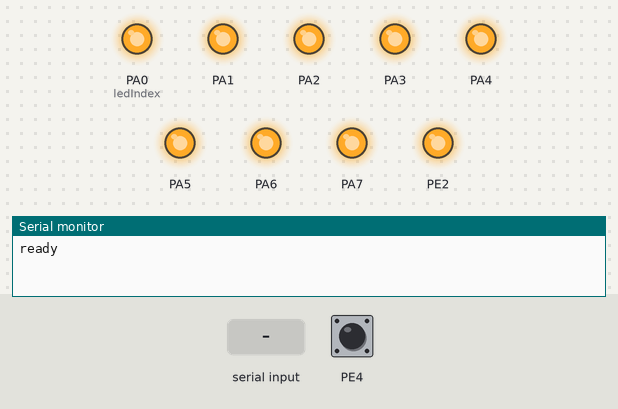
A program run on a simulated ATmega128, built with avr-gcc and emulated at 16 MHz. On the bench: output pins drawn as LEDs (lit = HIGH), the last lines printed to the serial monitor. The inputs (shaded band) are chosen by the test bench; at power-on: PE4 HIGH.

Above: at 1.2 s.
1.3 s: "90,45\n" received over Serial
At 1.9 s:
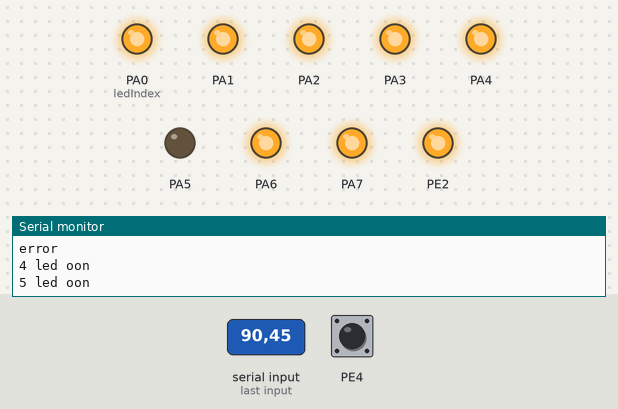
2.8 s: "8\n" received over Serial
At 4.0 s:
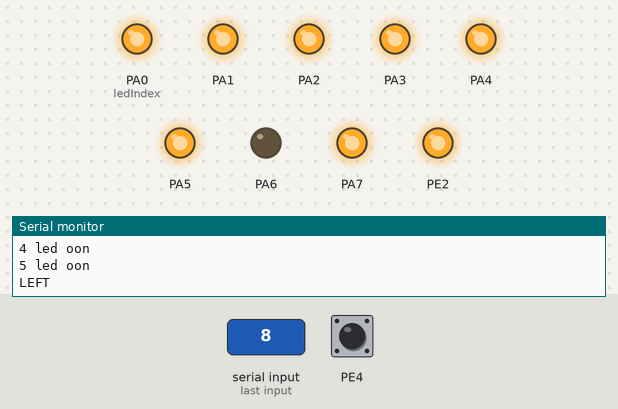
4.3 s: "90\n" received over Serial
At 5.2 s:
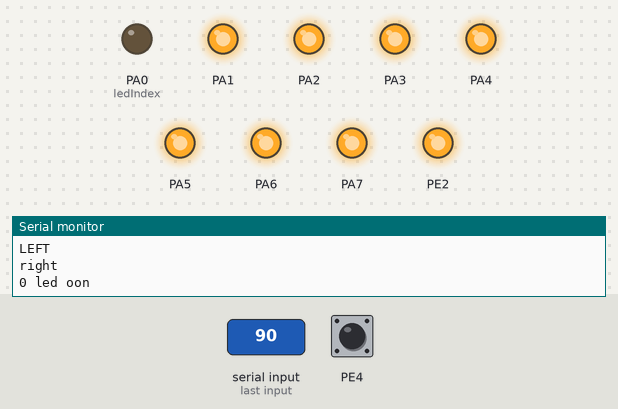
5.8 s: "1\n" received over Serial
At 6.3 s:
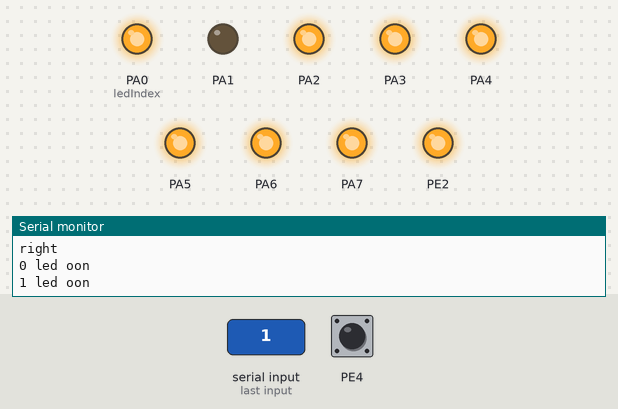
7.3 s: PE4 pulled LOW for 0.15 s
At 8.3 s:
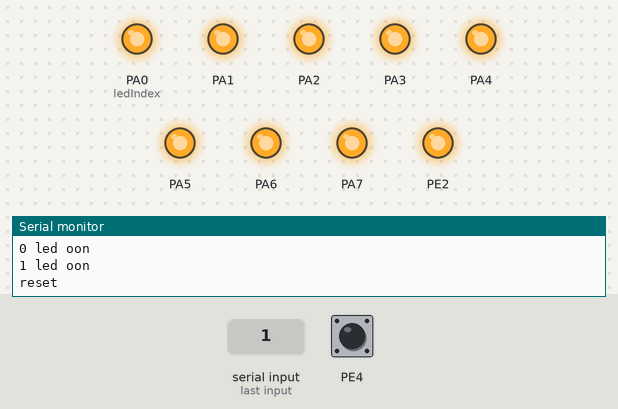
8.9 s: "30,150\n" received over Serial
At 10.2 s:
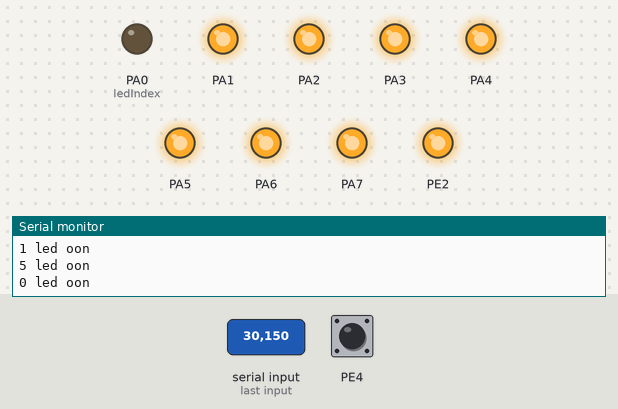
Timing chart, 0 to 11.4 s (numbered marks = the images above; inputs shaded):
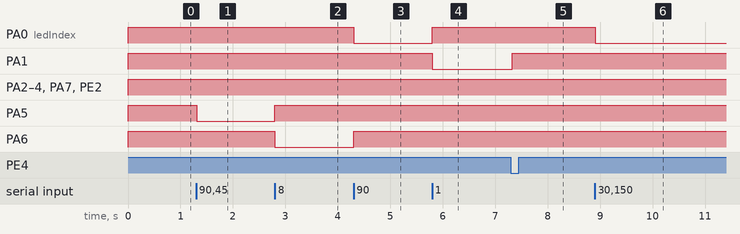

Measured:
- after the input at 1.3 s, PA5: HIGH → LOW at once
- after the input at 2.8 s, PA5: LOW → HIGH at once; PA6: HIGH → LOW at once
- after the input at 4.3 s, PA0 (ledIndex): HIGH → LOW at once; PA6: LOW → HIGH at once
- after the input at 5.8 s, PA0 (ledIndex): LOW → HIGH at once; PA1: HIGH → LOW at once
- after the input at 7.3 s, PA1: LOW → HIGH at once
- after the input at 8.9 s, PA0 (ledIndex): HIGH → LOW at once

The program:

main.c
```c
//UART로 LED 제어. SW1 누르면 리셋
#ifndef F_CPU
#define F_CPU 16000000UL
#endif
#include <avr/io.h>
#include <avr/interrupt.h>
#include <util/delay.h>
#include <stdio.h>
volatile char rxBuf[16];	//수신 링 버퍼
volatile int rxHead;	//isr이 쓰는 위치
volatile int rxTail;	//main이 읽는 위치
char ledIndex;	//켜져 있는 led 번호
char ledOn;	//0이면 전부 꺼짐
ISR(USART0_RX_vect)
{
	char c = UDR0;	//반드시 읽어야 rxc0 플래그가 내려간다
	int next = (rxHead + 1) % 16;
	if (next == rxTail)	//버퍼가 꽉 차면 버린다
	{
		return;
	}
	rxBuf[rxHead] = c;
	rxHead = next;
}
void uartInit(void)
{
	DDRE |= (1 << PE1);
	DDRE &= ~(1 << PE0);
	UBRR0H = 0;
	UBRR0L = 16;	//57600
	UCSR0A = 0x00;
	UCSR0C = (1 << UCSZ01) | (1 << UCSZ00);
	UCSR0B = (1 << TXEN0) | (1 << RXEN0) | (1 << RXCIE0);
}
void uartPutchar(char data)
{
	while (!(UCSR0A & (1 << UDRE0)))
	{
		;
	}
	UDR0 = data;
}
void uartPuts(char *s)
{
	int i;
	for (i = 0; s[i] != 0; i++)
	{
		uartPutchar(s[i]);
	}
}
char uartAvailable(void)
{
	return (rxHead != rxTail);
}
char uartGetchar(void)
{
	char c = rxBuf[rxTail];
	rxTail = (rxTail + 1) % 16;
	return c;
}
void ledUpdate(void)
{
	if (ledOn)
	{
		PORTA = ~(1 << ledIndex);	//액티브 로우라 켤 자리만 0
	}
	else
	{
		PORTA = 0xFF;	//전부 1이면 소등
	}
}
void resetAll(void)
{
	ledIndex = 0;
	ledOn = 0;
	ledUpdate();
	uartPuts("reset\r\n");
}
void handleCommand(char cmd)
{
	char buf[20];
	if (cmd >= '0' && cmd <= '7')
	{
		ledIndex = cmd - '0';	//문자를 숫자로
		ledOn = 1;
		ledUpdate();
		sprintf(buf, "%d led oon\r\n", ledIndex);
		uartPuts(buf);
	}
	else if (cmd == '8')
	{
		if (!ledOn)
		{
			uartPuts("led nono\r\n");
			return;
		}
		ledIndex = (ledIndex + 1) & 0x07;	//PA7 다음은 pa0
		ledUpdate();
		uartPuts("LEFT\r\n");
	}
	else if (cmd == '9')
	{
		if (!ledOn)
		{
			uartPuts("led nono\r\n");
			return;
		}
		ledIndex = (ledIndex - 1) & 0x07;	//pa0 이전은 pa7
		ledUpdate();
		uartPuts("right\r\n");
	}
	else if (cmd == '\r' || cmd == '\n')	//터미널이 붙여 보내는 개행문자는 무시
	{
		;
	}
	else
	{
		uartPuts("error\r\n");
	}
}
void swPoll(void)	//눌리는 순간에만 1회 동작
{
	static char prev = 1;
	char now;
	if (PINE & (1 << PE4))
	{
		now = 1;
	}
	else
	{
		now = 0;
	}
	if (prev == 1 && now == 0)
	{
		_delay_ms(20);	//채터링 제거
		if (!(PINE & (1 << PE4)))
		{
			resetAll();
		}
	}
	prev = now;
}
int main(void)
{
	DDRA = 0xFF;
	PORTA = 0xFF;	//시작은 전부 소등
	DDRE &= ~(1 << PE4);	//sw1
	PORTE |= (1 << PE4);
	DDRE |= (1 << PE2);	//max485 re+de, 하이로 두면 ro가 rxd0을 놓아준다
	PORTE |= (1 << PE2);
	uartInit();
	sei();
	uartPuts("ready\r\n");
	while (1)
	{
		swPoll();
		while (uartAvailable())
		{
			handleCommand(uartGetchar());
		}
		_delay_ms(5);
	}
	return 0;
}
```
